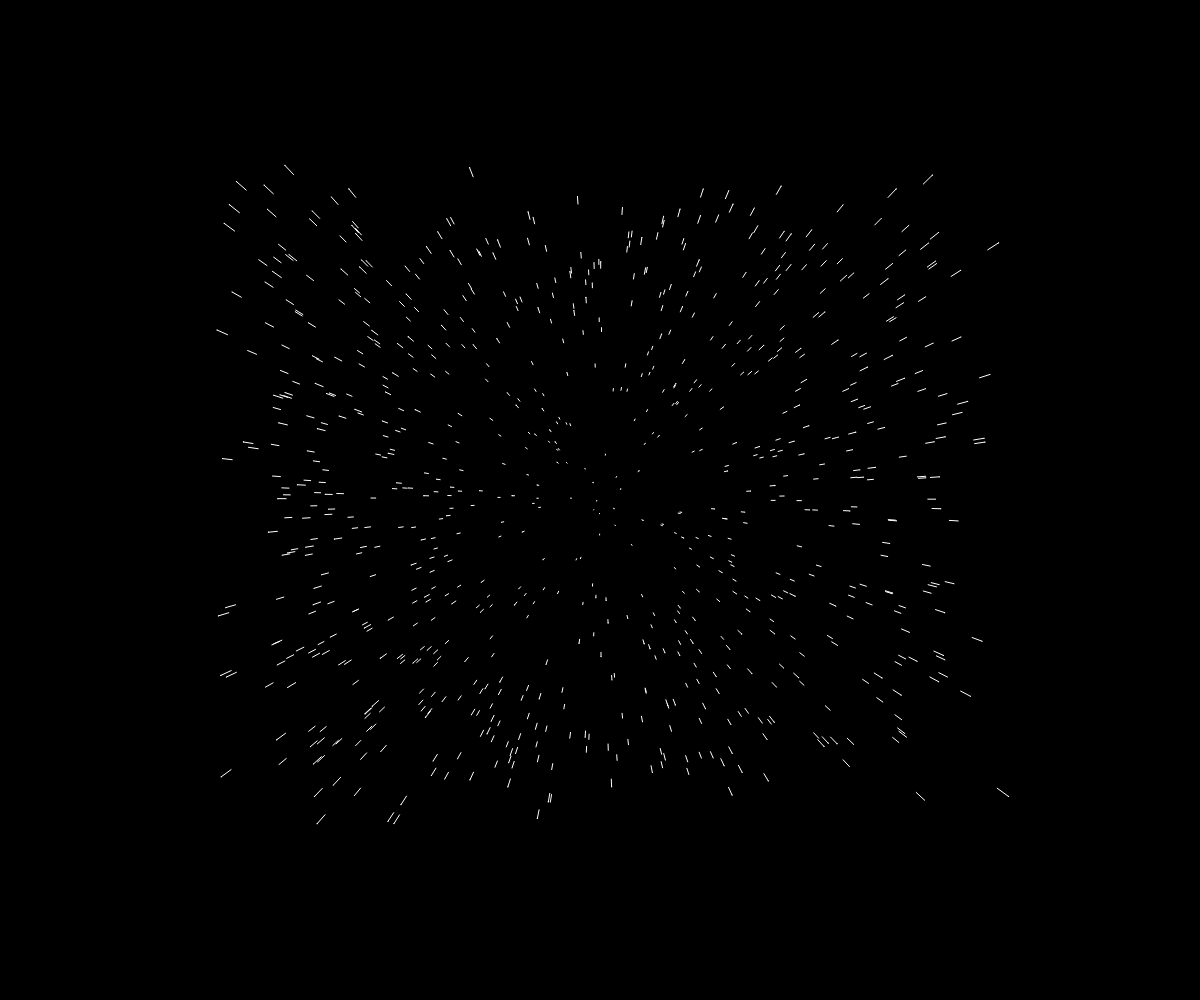
Frame 1 (no input)
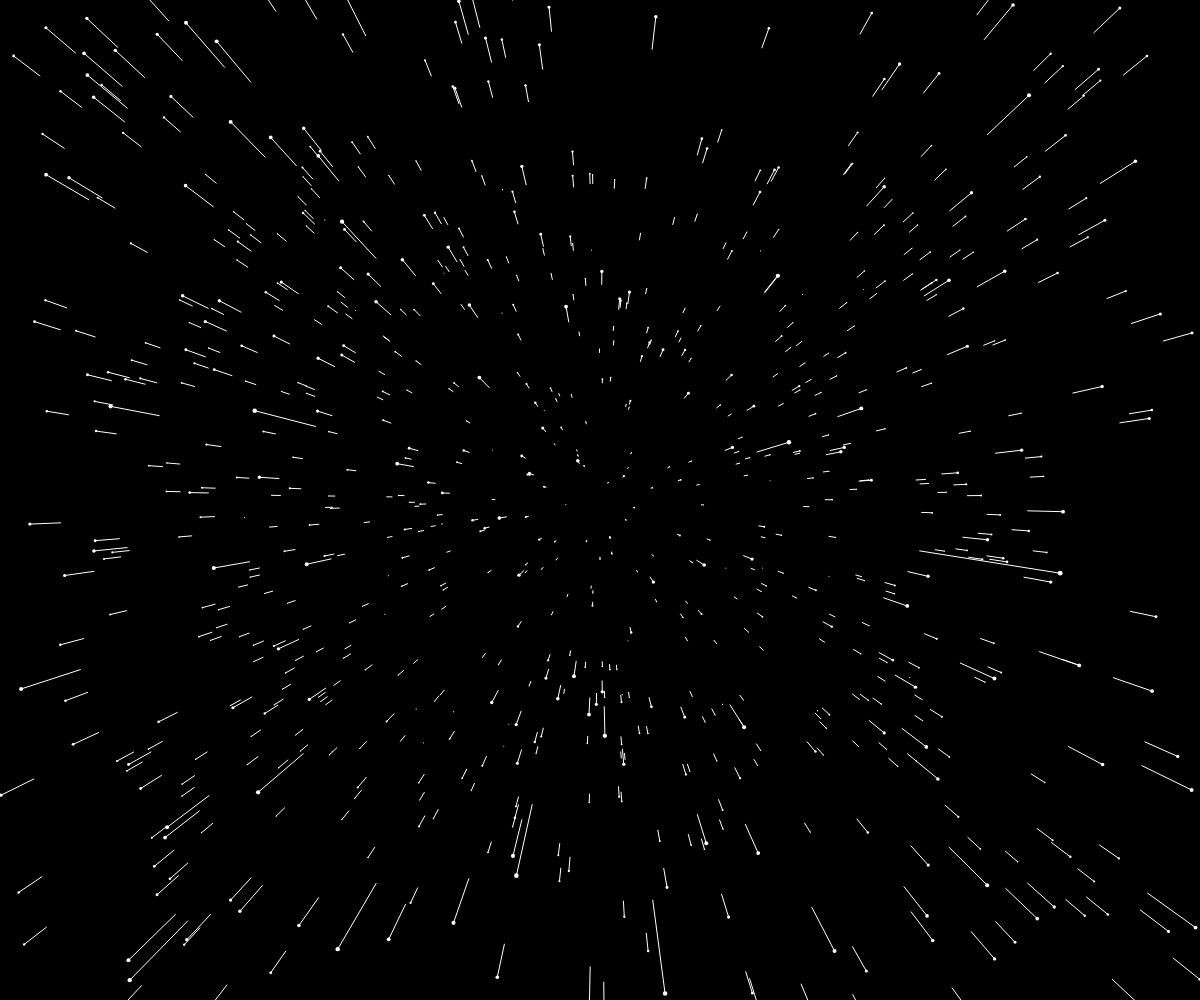
Frame 60 (no input)
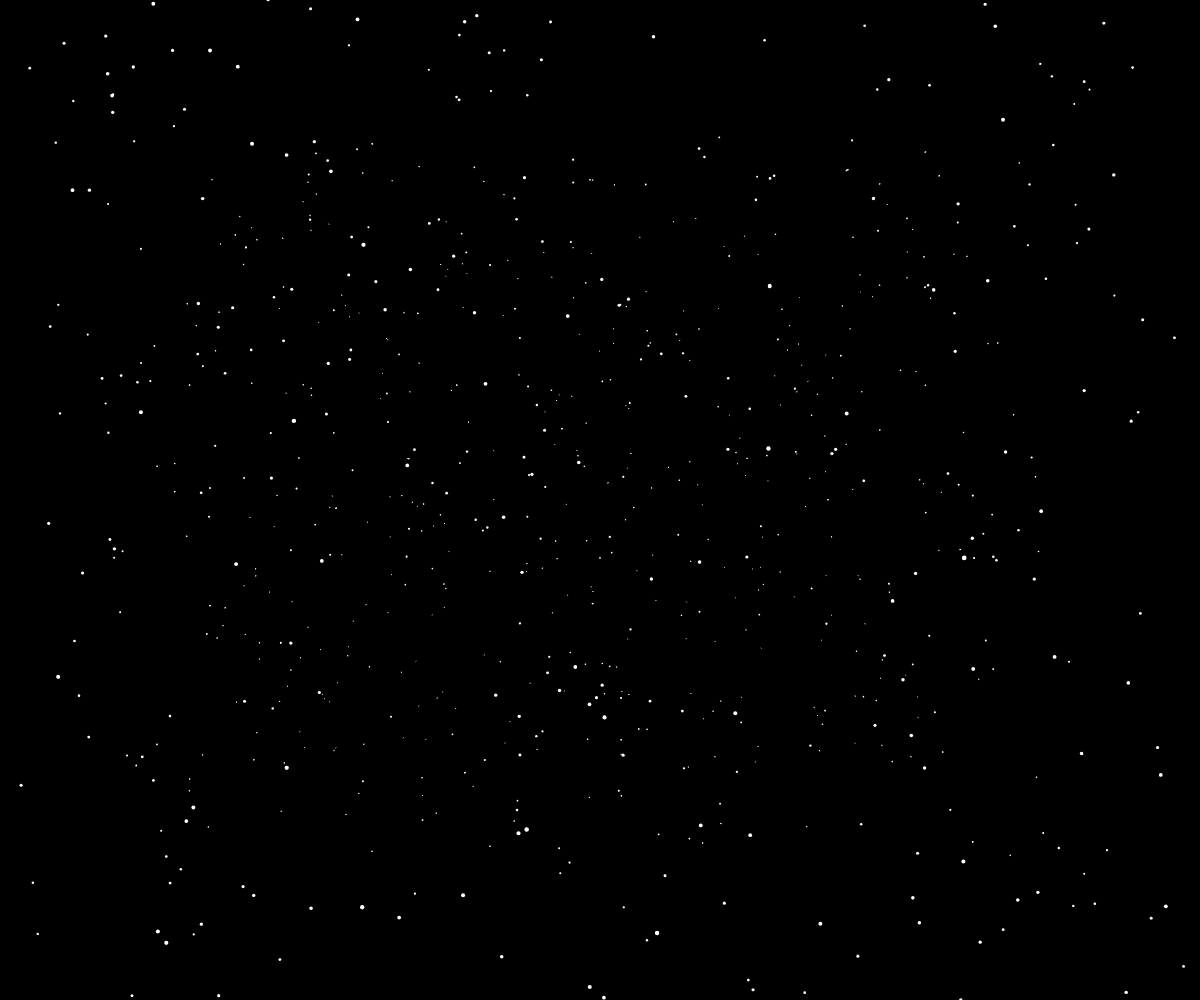
Frame 120 (the mouse pressed at the canvas centre since frame 60)

The p5.js sketch that drew these frames (run headless with seeded random() and noise() and a simulated clock; from frame 60 on, the mouse is pressed at the canvas centre):

// p5.js sketch
// ── sketch.js
const starCount = 800;
const maxR = 5;
const maxSpeed = 100;
let speed = 10;
const stars = [];
function setup() {
  createCanvas(window.innerWidth, window.innerHeight);
  console.log({width});
  Array.from(Array(starCount)).forEach((star, index) => stars.push(Star()));
}

function draw() {
  const midpoint = width / 2;
  if (mouseIsPressed) {
    speed = -1;
  } else {
    speed = map(abs(mouseX - midpoint), 0, midpoint, 1, maxSpeed);
  }
  background(0);
  translate(width / 2, height / 2);
  stars.forEach((star) => {
    star.update();
    star.show();
  });
}

function Star() {
  const {x, y, z, pz} = getRandomCoordinate();
  const properties = {x, y, z, pz};
  const prototypes = {
    show,
    update,
    isOutOfBound,
  };
  const star = Object.assign(Object.create(prototypes), properties);
  return star;
}

function update() {
  this.z = this.z - speed;
  if (this.isOutOfBound()) {
    const {x, y, z, pz} = getRandomCoordinate();
    this.x = x;
    this.y = y;
    this.z = z;
    this.pz = z;
  }
}

function show() {
  fill(255);
  noStroke();
  const currentX = map((this.x) / this.z, 0, 1, 0, width);
  const currentY = map((this.y) / this.z, 0, 1, 0, height);
  const r = map(this.z, 0, width * 4, maxR, 0);
  // console.log({currentX, currentY, z: this.z});
  ellipse(currentX, currentY, r, r);

  const previousX = map(this.x / this.pz, 0, 1, 0, width);
  const previousY = map(this.y / this.pz, 0, 1, 0, height);
  this.pz = this.z;
  stroke(255);
  line(previousX, previousY, currentX, currentY);
}

function getRandomCoordinate() {
  const x = random(-width, width);
  const y = random(-width, width);
  const z = random(width * 3, width * 4);
  const pz = z;
  return {x, y, z, pz};
}

function isOutOfBound() {
  const midpoint = width / 2;
  const currentX = map((this.x) / this.z, 0, 1, 0, width);
  const currentY = map((this.y) / this.z, 0, 1, 0, height);
  const result =
    (currentX < -midpoint|| midpoint < currentX) ||
    (currentY < -midpoint|| midpoint < currentY) ||
    this.z < 1;
  return result;
}
